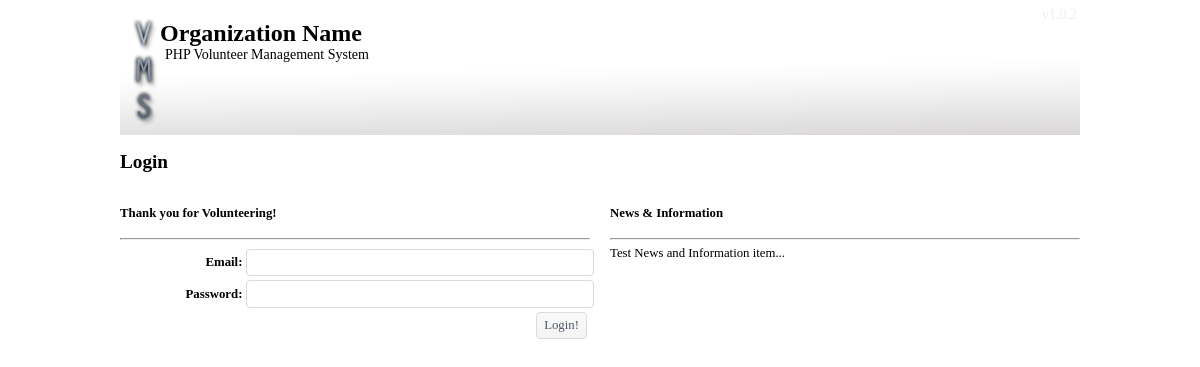
/?p=login, run on the app's committed database.
### tables this page shows
CREATE TABLE IF NOT EXISTS `application_settings` (
  `application_setting_name` varchar(255) NOT NULL,
  `application_setting` text NOT NULL,
  PRIMARY KEY (`application_setting_name`)
);

CREATE TABLE IF NOT EXISTS `mods` (
  `mod_name` varchar(255) NOT NULL,
  `mod_path` text NOT NULL,
  `mod_display_name` varchar(255) NOT NULL,
  `mod_parent_name` varchar(255) NOT NULL,
  `mod_acl_control_id` int(11) NOT NULL COMMENT 'lowest acl_control_id that can vire this mod...',
  `mod_weight` int(11) NOT NULL,
  `mod_type` int(11) NOT NULL COMMENT '1 = Main Menu Item 2 = Not Main Menu Item',
  `mod_can_en_dis` int(11) NOT NULL COMMENT '1 = Yes 2 = No',
  `mod_active_inactive` int(11) NOT NULL COMMENT '1 = Active 2 = Inactive',
  PRIMARY KEY (`mod_name`)
);

CREATE TABLE IF NOT EXISTS `news` (
  `id` int(11) NOT NULL AUTO_INCREMENT,
  `date_start` date NOT NULL,
  `date_end` date NOT NULL,
  `data` text NOT NULL,
  `login_dashboard` int(11) NOT NULL COMMENT '1 = Both 2 = Login Only 3 = Dashboard Only',
  PRIMARY KEY (`id`)
);

### config/get_application_settings.php (called while the page is built, shortened)
<?php
	$sql = "SELECT application_setting FROM application_settings WHERE application_setting_name = 'organization_name'";
	$result = mysql_fetch_assoc(mysql_query($sql));
	$organization_name = $result['application_setting'];
	$sql = "SELECT application_setting FROM application_settings WHERE application_setting_name = 'title'";
	$result = mysql_fetch_assoc(mysql_query($sql));
	$title = $result['application_setting'];
?>

### index.php (the view, shortened to what this page needs)
<?php
include 'header.php';
if(isset($_GET['p'])) {
	$sql = "SELECT * FROM mods WHERE mod_name = '$_GET[p]' AND mod_active_inactive = '1'";
	$result = mysql_fetch_assoc(mysql_query($sql));
	$page_display_name = $result['mod_display_name'];
	$page_path = $result['mod_path'];
	$page_acl_control = $result['mod_acl_control_id'];
	$mod_type = $result['mod_type'];
	if($_SESSION['volunteer_acl_id'] >= $page_acl_control || $_GET['p'] == 'login') {
		if($mod_type != '3') {
			include 'mods/menu/menu.php';
			echo '<div id="content">';
			echo '<h2 id="page_title">'.$page_display_name.'</h2>';
		}
		include 'mods/'.$page_path;
		if($mod_type != '3') {
			echo '</div>';
		}
	}
}
?>

### mods/menu/menu.php (shortened to what this page needs)
<div id="content">
	<div id="header">
<h1><?php echo $organization_name; ?></h1>
		<p><?php echo $title; ?><span id="application_version"><a href="http://geekismybloodtype.com/projects/volunteer-management/" id="a_version">v<?php echo $version; ?></span></a></p>
	</div>

### mods/login/login.php (shortened to what this page needs)
<div id="section_470_left">
	<h4>Thank you for Volunteering!</h4>
	<hr />
	<form name="login" method="post" action="">
	<table>
		<tr><th align="right">Email:</th><td><input type="text" name="volunteer_email" class="k-textbox" id="input_full" required /></td></tr>
		<tr><th align="right">Password:</th><td><input type="password" name="volunteer_password" class="k-textbox" id="input_full" required /></td></tr>
		<tr><td colspan="2" align="right"><input type="submit" name="submit" value="Login!" class="k-button" /></td></tr>
	</table>
	</form>
	<br />
</div>
<div id="section_470_right">
<h4>News & Information</h4>
<hr/>
	<?php
	$today = date('Y-m-d');
	$sql = "SELECT * FROM news WHERE (login_dashboard = '1' OR login_dashboard = '2') AND date_end > '$today' ORDER BY date_end";
	$result = mysql_query($sql);
	$num = mysql_num_rows($result);
	$i = 0;
	while ($i < $num) {
		$data = mysql_result($result, $i, "data");
		echo $data;
		echo '<br />';
		echo '<br />';
		$i++;
	}
	?>
</div>

### css/styles.css (style rules this page uses)
body { margin:10px 0px; padding:0px; text-align:center; background-color:#FFF; font: 80% "Tahoma"; }
table { width:100%; }
#a_version { color:#EEE; text-decoration:none; }
#content { width:960px; margin:0px auto; text-align:left; padding:0px; }
#header { background-image:url('../img/logos/logo.png'); height:125px; }
#header h1 { font-size:24px; margin:0px; padding:0px; padding-left:40px; padding-top:10px }
#header p { font-size:14px; margin:0px; padding:0px; padding-left:45px; padding-bottom:2px; }
#application_version { float:right; margin-top:-40px; color:#FFFFFF; padding-right:3px; }
#section_470_right { float:right; width:470px; padding:0px; margin:0px; }
#section_470_left { float:left; width:470px; padding:0px; margin:0px; }
#input_full { width:100%; color:#000000; }

### data on the page
application_settings: application_setting "Organization Name"
application_settings: application_setting "PHP Volunteer Management System"
mods: mod_display_name "Login"
news: data "Test News and Information item..."
